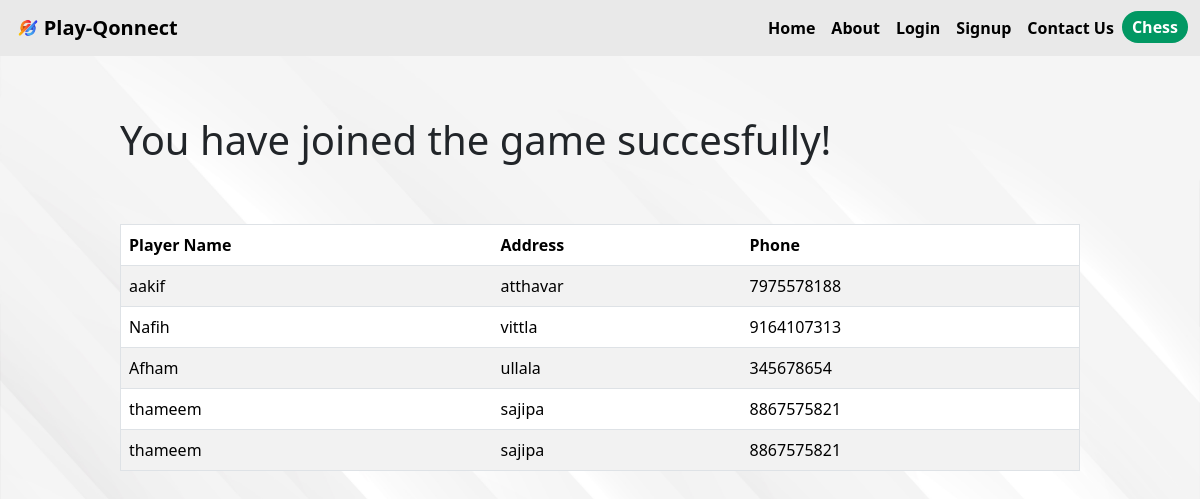
The page /game/3/players_list (signed in) on the database its author committed.
### app.py (models this page shows)
class Player(db.Model):
    id = db.Column(db.Integer, primary_key=True)
    game_id = db.Column(db.Integer, db.ForeignKey('game.id'), nullable=False)
    player_name = db.Column(db.String(255), nullable=False)
    player_address = db.Column(db.String(255), nullable=False)
    player_phone = db.Column(db.String(15), nullable=True)

### app.py (the view)
@app.route('/game/<int:game_id>/players_list')
@login_required
def players_list(game_id):
    game = Game.query.get_or_404(game_id)
    players = game.players
    return render_template('players_list.html', players=players)

### app.py (called while the page is built)
@login_manager.user_loader
def load_user(user_id):
    return User.query.get(int(user_id))

### templates/players_list.html
{% extends 'layout.html' %} {% block title %} Players List {% endblock title %}
{% block body %}
<h1 class="turftab">You have joined the game succesfully!</h1>
<div class="turftab">
  <table border="1" class="table table-striped">
    <thead>
      <tr>
        <th>Player Name</th>
        <th>Address</th>
        <th>Phone</th>
      </tr>
    </thead>
    <tbody>
      {% for player in players %}
      <tr>
        <td>{{ player.player_name }}</td>
        <td>{{ player.player_address }}</td>
        <td>{{ player.player_phone }}</td>
      </tr>
      {% endfor %}
    </tbody>
  </table>
</div>
{% endblock body %}

### static/css/style.css (style rules this page uses)
html, body { overflow-x: hidden; }
body { background-image: url(../img/17580.jpg); background-size: 100% 180%; background-repeat: no-repeat; object-fit: cover; scroll-behavior: smooth; }
.turftab { width: 80%; margin: auto; margin-top: 5%; }

### rows shown on the page
Player: player_name "aakif", player_address "atthavar", player_phone "7975578188"
Player: player_name "Nafih", player_address "vittla", player_phone "9164107313"
Player: player_name "Afham", player_address "ullala", player_phone "345678654"
Player: player_name "thameem", player_address "sajipa", player_phone "8867575821"
Player: player_name "thameem", player_address "sajipa", player_phone "8867575821"
